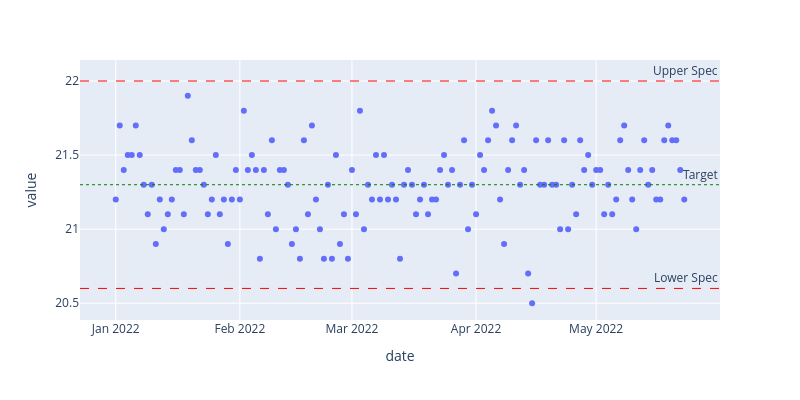

This figure's notebook cell:
### Code cell
import plotly.express as px

fig = px.scatter(df_ins_A, x='date', y='value', width=800, height=400)

# 규격선 추가
fig.add_hline(y=df_ins_A['upper_spec'].iloc[0], line_color='red', line_width=1, line_dash='dash', annotation_text="Upper Spec")
fig.add_hline(y=df_ins_A['target'].iloc[0], line_color='green', line_width=1, line_dash='dot', annotation_text="Target")
fig.add_hline(y=df_ins_A['lower_spec'].iloc[0], line_color='red', line_width=1, line_dash='dash', annotation_text="Lower Spec")

fig.show()

### Figure 1 — Plotly figure (JSON) as saved in the notebook; plotly's stock layout.template omitted (floating-point values rounded to 4 significant figures; data arrays with more than 128 entries replaced by an {"elided": "..."} marker saying what was removed)
{"data": [{"hovertemplate": "date=%{x}<br>value=%{y}<extra></extra>", "legendgroup": "", "marker": {"color": "#636efa", "symbol": "circle"}, "mode": "markers", "name": "", "orientation": "v", "showlegend": false, "type": "scatter", "x": {"elided": "143 str values"}, "xaxis": "x", "y": {"elided": "143 float values"}, "yaxis": "y"}], "layout": {"annotations": [{"showarrow": false, "text": "Upper Spec", "x": 1, "xanchor": "right", "xref": "x domain", "y": 22, "yanchor": "bottom", "yref": "y"}, {"showarrow": false, "text": "Target", "x": 1, "xanchor": "right", "xref": "x domain", "y": 21.3, "yanchor": "bottom", "yref": "y"}, {"showarrow": false, "text": "Lower Spec", "x": 1, "xanchor": "right", "xref": "x domain", "y": 20.6, "yanchor": "bottom", "yref": "y"}], "height": 400, "legend": {"tracegroupgap": 0}, "margin": {"t": 60}, "shapes": [{"line": {"color": "red", "dash": "dash", "width": 1}, "type": "line", "x0": 0, "x1": 1, "xref": "x domain", "y0": 22, "y1": 22, "yref": "y"}, {"line": {"color": "green", "dash": "dot", "width": 1}, "type": "line", "x0": 0, "x1": 1, "xref": "x domain", "y0": 21.3, "y1": 21.3, "yref": "y"}, {"line": {"color": "red", "dash": "dash", "width": 1}, "type": "line", "x0": 0, "x1": 1, "xref": "x domain", "y0": 20.6, "y1": 20.6, "yref": "y"}], "width": 800, "xaxis": {"anchor": "y", "domain": [0, 1], "title": {"text": "date"}}, "yaxis": {"anchor": "x", "domain": [0, 1], "title": {"text": "value"}}}}
